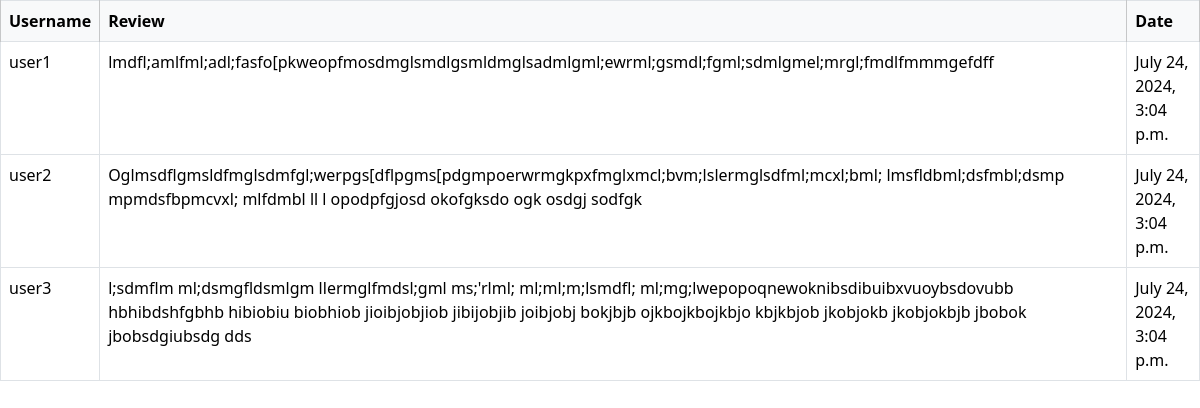
The page / on the database its author committed.
### reviews/models.py (models this page shows, shortened)
class Review(models.Model):
    username = models.CharField(max_length=50)
    text = models.TextField()
    date = models.DateTimeField(auto_now=True)

### reviews/views.py (the view)
# urls.py: path("",views.get_reviews,name = "index")
def get_reviews(request):
    reviews = Review.objects.all()
    context = {
        "reviews":reviews,
    }
    return render(request, template_name="reviews/index.html", context=context)

### templates/reviews/index.html (shortened to what this page needs)
<!DOCTYPE html>
<html lang="en">
<head>
    <link href="https://cdn.jsdelivr.net/npm/bootstrap@5.3.3/dist/css/bootstrap.min.css" rel="stylesheet">
</head>
<body>
    <table class="table  table-bordered">
        <tr>
            <th class="table-light">Username</th>
            <th class="table-light">Review</th>
            <th class="table-light">Date</th>
        </tr>
        {%for review in reviews%}
            <tr>
                <td>{{review.username}}</td>
                <td>{{review.text}}</td>
                <td>{{review.date}}</td>
            </tr>
        {%endfor%}
    </table>
</body>
</html>

### rows shown on the page
Review: username "user1", text "lmdfl;amlfml;adl;fasfo[pkweopfmosdmglsmdlgsmldmglsadmlgml;ewrml;gsmdl;fgml;sdmlgmel;mrgl;fmdlfmmmgefdff", date "July 24, 2024, 3:04 p.m."
Review: username "user2", text "Oglmsdflgmsldfmglsdmfgl;werpgs[dflpgms[pdgmpoerwrmgkpxfmglxmcl;bvm;lslermglsdfml;mcxl;bml; lmsfldbml;dsfmbl;dsmp mpmdsfbpmcvxl; mlfdmbl ll l opodpfgjosd okofgksdo ogk osdgj sodfgk", date "July 24, 2024, 3:04 p.m."
Review: username "user3", text "l;sdmflm ml;dsmgfldsmlgm llermglfmdsl;gml ms;'rlml; ml;ml;m;lsmdfl; ml;mg;lwepopoqnewoknibsdibuibxvuoybsdovubb hbhibdshfgbhb hibiobiu biobhiob jioibjobjiob jibijobjib joibjobj bokjbjb ojkbojkbojkbjo kbjkbjob jkobjokb jkobjokbjb jbobok jbobsdgiubsdg dds", date "July 24, 2024, 3:04 p.m."
